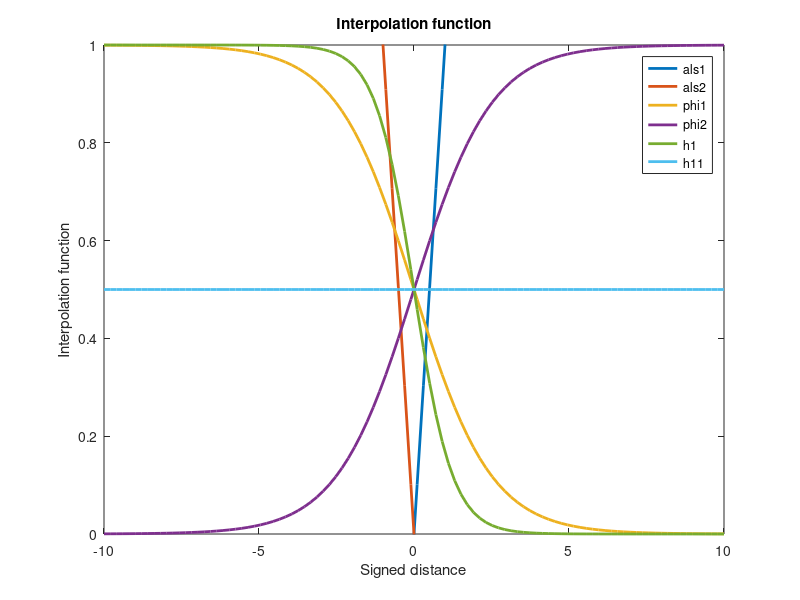

The MATLAB source for this figure:
% --- Illustration of the interpolation function ---

close all; clear; clc;

% Signed distance function
a_ls1 = linspace(-10,10)';
a_ls2 = linspace(10,-10)';

% Interpolation function
w    = 5;
phi1 = 0.5*(1 - tanh((a_ls1)/(w/2)));
phi2 = 0.5*(1 - tanh((a_ls2)/(w/2)));
h1   = phi1.^2./(phi1.^2 + phi2.^2);
h2   = phi2.^2./(phi1.^2 + phi2.^2);
h11  = a_ls1.^2./(a_ls1.^2 + a_ls2.^2);
h22  = a_ls2.^2./(a_ls1.^2 + a_ls2.^2);
% phi1b = 0.5*(1 - tanh((a_ls1+w*0.5)/(w/4/2)));

% Plot interpolation function
figure(1)
plot(a_ls1, a_ls1, 'LineWidth',2,'DisplayName','als1')
hold on
plot(a_ls1, a_ls2, 'LineWidth',2,'DisplayName','als2')
plot(a_ls1, phi1, 'LineWidth',2,'DisplayName','phi1')

plot(a_ls1, phi2, 'LineWidth',2,'DisplayName','phi2')
plot(a_ls1, h1, 'LineWidth',2,'DisplayName','h1')
plot(a_ls1, h11, 'LineWidth',2,'DisplayName','h11')
ylabel('Interpolation function')
xlabel('Signed distance')
title('Interpolation function')
legend
axis([-10 10 0 1])

% % Interpolation function2
% w    = 5;
% phi1 = 0.5*(1 - tanh((a_ls1+w*0.5)/(w/2)));
% phi2 = 0.5*(1 - tanh((a_ls2+w*0.5)/(w/2)));
% h1   = phi1.^2./(phi1.^2 + phi2.^2);
% 
% % Plot interpolation function
% figure(2)
% plot(a_ls1, phi1, 'LineWidth',2,'DisplayName','phi1')
% hold on
% plot(a_ls1, phi2, 'LineWidth',2,'DisplayName','phi2')
% plot(a_ls1, h1, 'LineWidth',2,'DisplayName','h1')
% ylabel('Interpolation function')
% xlabel('Signed distance')
% title('Interpolation function')
% legend


% % --- Example ---
% 
% % Stresses
% sigma1 = 50;
% sigma2 = 100; 
% sigma3 = 50;
% 
% sigma_max = max([sigma1,sigma2,sigma3])
% 
% % Signed distances to point
% a_ls1 = 1;
% a_ls2 = -1;
% a_ls3 = 2;
% 
% % Corresponding phi's
% phi1 =  0.5*(1 - tanh(a_ls1/(w/2)))
% phi2 =  0.5*(1 - tanh(a_ls2/(w/2)))
% phi3 =  0.5*(1 - tanh(a_ls3/(w/2)))
% 
% % Corresponding h's (compare JH)
% h1 = phi1^2/(phi1^2 + phi2^2 + phi3^2)
% h2 = phi2^2/(phi1^2 + phi2^2 + phi3^2)
% h3 = phi3^2/(phi1^2 + phi2^2 + phi3^2)
% 
% h1 = phi1/(phi1 + phi2 + phi3)
% h2 = phi2/(phi1 + phi2 + phi3)
% h3 = phi3/(phi1 + phi2 + phi3)
% 
% 
% phi_sum = phi1 + phi2 + phi3
% h_sum   = h1 + h2 + h3
% 
% sigma = h1*sigma1 + h2*sigma2 + h3*sigma3
